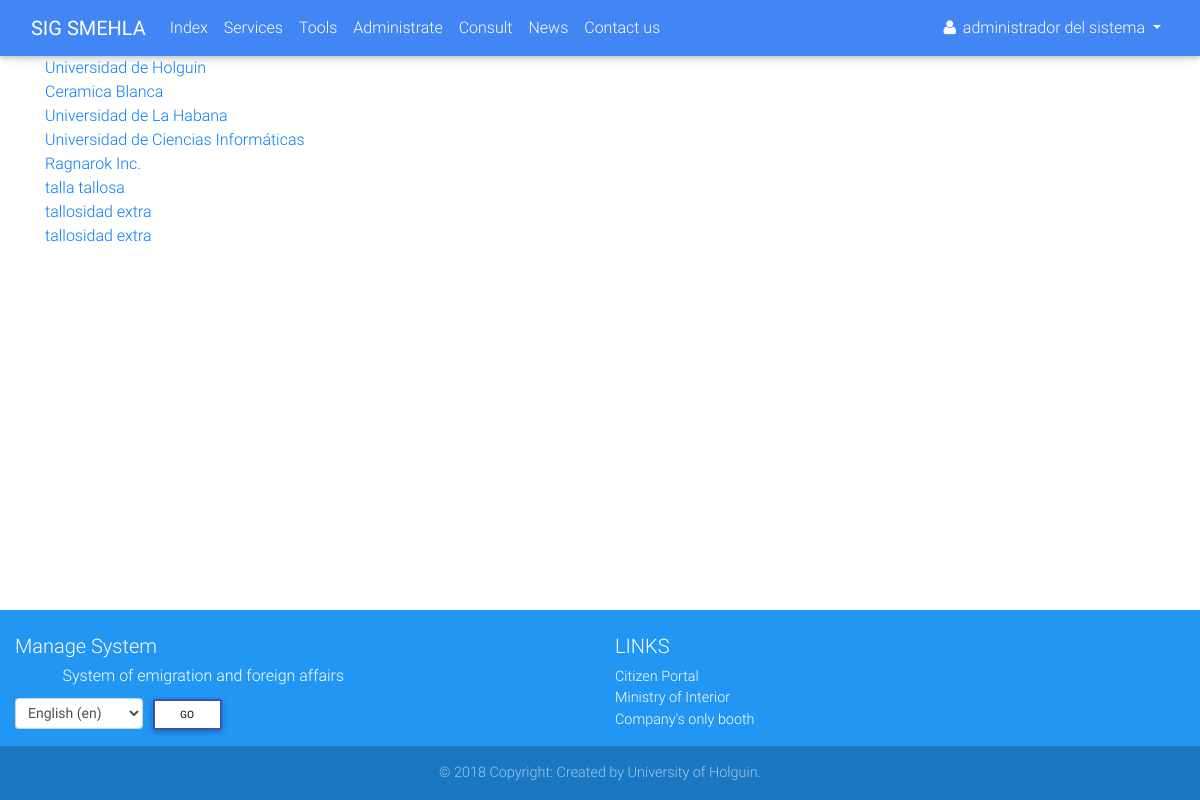
The app's page /entity/list/ (signed in) with its own data.
### accounts/models.py (models this page shows, shortened)
class Profile(AbstractUser):
    OCCUPATION_TYPE = (
        ('FAC', _('Functionary of Attention to Customer')),
        ('BAC', _('Boss of Attention to Customer')),
        ('BDAC', _('Boss of Departament of Attention to Customer')),
        ('DIR', _('Director')),
        ('ADMIN', _('Administrator')),
    )
    born_date = models.DateField(_('Born date'), blank=True, null=True, validators=[validate_born_date])
    occupation = models.CharField(_('Occupation'), max_length=5, choices=OCCUPATION_TYPE, default='FAC')
    REQUIRED_FIELDS = ['email', 'born_date']
    class Meta:
        verbose_name = _('Profile')
        verbose_name_plural = _('Profiles')
    def __str__(self):
        if self.first_name and self.last_name:
            return self.get_full_name()
        else:
            return self.username

### services/models.py (models this page shows, shortened)
class Entity(models.Model):
    class Meta:
        verbose_name = _('Entity')
        verbose_name_plural = _('Entities')
    def __str__(self):
        return '{}'.format(self.name)
    name = models.CharField(_('Name'), max_length=100)
    localization = models.CharField(_('Localization'), max_length=200)
    identification_no = models.CharField(_('Identification No.'), max_length=50)
    issuance_date = models.DateField(_('Issuance date'))
    expiration_date = models.DateField(_('Expiration date'))
    telephone = models.PositiveIntegerField(_('Telephone'))
    email = models.EmailField(_('Email'))

### services/views.py (the view)
# urls.py: path('entity/list/', views.EntityListView.as_view(), name='entity_list'),
class EntityListView(mixins.LoginRequiredMixin, mixins.AjaxableListResponseMixin):
    model = models.Entity

### accounts/mixins.py (called while the page is built)
    def get(self, request, *args, **kwargs):
        response = super().get(request, *args, **kwargs)
        if request.is_ajax():
            ob_list = []
            for o in self.object_list:
                ob_list.append(o.to_dict())
            return JsonResponse(ob_list, safe=False)
        return response

### services/templates/services/entity_list.html
{% extends 'navbar.html' %}
{% block main %}
    <div class="container">
        {% for entity in entity_list %}
            <div class="row">
                <div class="col">
                    <a href="{% url 'services:entity_detail' entity.pk %}">{{ entity }}</a>
                </div>
            </div>
        {% endfor %}
    </div>
{% endblock %}

### accounts/templates/navbar.html (shortened to what this page needs)
{% extends 'base.html' %}
{% load static %}
{% load i18n %}
{% block styles %}
    <link rel="stylesheet" href="{% static 'accounts/css/navbar.css' %}">
{% endblock %}
{% block content %}
    <header>
        <nav class="navbar navbar-expand-lg navbar-dark primary-color">
            <div class="container-fluid">
                <a href="{% url 'services:index' %}" class="navbar-brand">
                    <strong>SIG SMEHLA</strong>
                </a>
                <div class="collapse navbar-collapse" id="navbar">
                    <ul class="navbar-nav mr-auto">
                        <li class="nav-item" id="init">
                            <a href="{% url 'services:index' %}" class="nav-link">{% trans 'Index' %}
                                </a>
                        </li>
                        <li class="nav-item" id="services">
                            <a href="{% url 'services:services' %}" class="nav-link">{% trans 'Services' %}</a>
                        </li>
                        {% if user.is_authenticated %}
                            <li class="nav-item" id="tools">
                                <a href="{% url 'services:tools' %}" class="nav-link">{% trans 'Tools' %}</a>
                            </li>
                        {% endif %}
                        {% if user.is_superuser %}
                            <li class="nav-item" id="dashboard">
                                <a href="{% url 'accounts:dashboard' %}" class="nav-link">{% trans 'Administrate' %}</a>
                            </li>
                        {% endif %}
                        <li class="nav-item" id="status">
                            <a href="{% url 'services:status' %}" class="nav-link">{% trans 'Consult' %}</a>
                        </li>
                        <li class="nav-item" id="news">
                            <a href="{% url 'news:list' %}" class="nav-link">{% trans 'News' %}</a>
                        </li>
                        <li class="nav-item">
                            <a href="#" class="nav-link" data-toggle="modal"
                               data-target="#contact">{% trans 'Contact us' %}</a>
                        </li>
                    </ul>
                    <div class="form-inline">
                        <ul class="navbar-nav mr-auto">
                            <li class="nav-item">
                                {% if user.is_authenticated %}
                                    <div class="dropdown">
                                        <a href="#" id="test" class="nav-link waves-effect waves-light dropdown-toggle"
                                           data-toggle="dropdown" aria-haspopup="true" aria-expanded="false">
                                            <i class="fa fa-user"></i>
                                            <span class="clearfix d-none d-sm-inline-block">{{ user }}</span>
                                        </a>
                                    </div>
                                {% else %}
                                    <a href="{% url 'accounts:login' %}" class="nav-link">
                                        <i class="fa fa-sign-in"></i>
                                    </a>
                                {% endif %}
                            </li>
                        </ul>
                    </div>
                </div>
            </div>
        </nav>
    </header>
    <main>
        {% block main %}
        {% endblock %}
    </main>
    <footer class="page-footer font-small blue pt-4">
        <div class="container-fluid text-center text-md-left">
            <div class="row">
                <div class="col-md-6 mt-md-0 mt-3">
                    <h5>{% trans 'Manage System' %}</h5>
                    <h6 class="offset-1">{% trans 'System of emigration and foreign affairs' %}</h6>
                    <form action="{% url 'set_language' %}" method="post">{% csrf_token %}
                        <label>
                            <select name="language" class="form-control form-control-sm" id="languages">
                                {% get_available_languages as LANGUAGES %}
                                {% get_language_info_list for LANGUAGES as languages %}
                                {% get_current_language as LANGUAGE_CODE %}
                                {% for language in languages %}
                                    <option value="{{ language.code }}"{% if language.code == LANGUAGE_CODE %}
                                            selected{% endif %}>
                                        {{ language.name_local }} ({{ language.code }})
                                    </option>
                                {% endfor %}
                            </select>
                        </label>
                        <input type="submit" value="{% trans 'Go' %}" class="btn btn-outline-indigo btn-white btn-sm">
                    </form>
                </div>
                <div class="col-md-3 mb-md-0 mb-3">
                    <h5 class="text-uppercase">{% trans 'Links' %}</h5>
                    <ul class="list-unstyled">
                        <li>
                            <a href="http://www.cidadao.gov.ao" target="_blank">{% trans 'Citizen Portal' %}</a>
                        </li>
                        <li>
                            <a href="http://www.minint.gov.ao" target="_blank">{% trans 'Ministry of Interior' %}</a>
                        </li>
                        <li>
                            <a href="http://gue.minjus-ao.com" target="_blank">{% trans "Company's only booth" %}</a>
                        </li>
                    </ul>
                </div>
            </div>
        </div>
        <div class="footer-copyright text-center py-3">
            &copy; 2018 {% trans 'Copyright: Created by University of Holguin' %}.
        </div>
    </footer>
{% endblock %}

### accounts/static/accounts/css/navbar.css (style rules this page uses)
body { display: flex; min-height: 100vh; flex-direction: column; }
main { flex: 1 0 auto; }

### records on screen
Profile: first_name+last_name "administrador del sistema"
Entity: name "Universidad de Holguin"
Entity: name "Ceramica Blanca"
Entity: name "Universidad de La Habana"
Entity: name "Universidad de Ciencias Informáticas"
Entity: name "Ragnarok Inc."
Entity: name "talla tallosa"
Entity: name "tallosidad extra"
Entity: name "tallosidad extra"

### other values on screen
form field language "English (en)"
